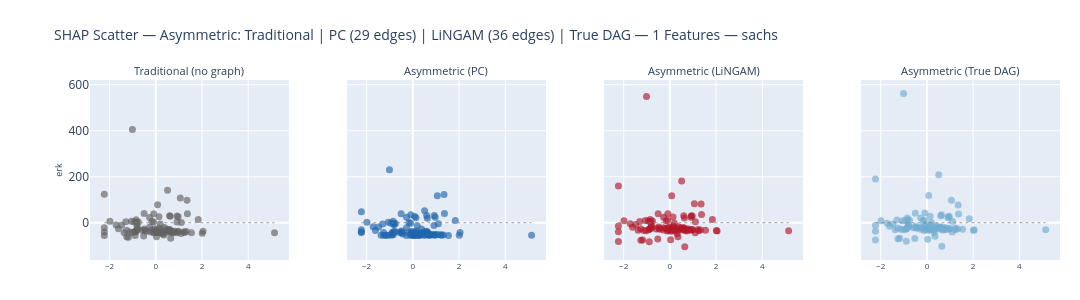

The cell this chart's notebook holds for it:
### Code cell
fig_scatter = plot_shap_scatter_pc_vs_lingam(
    shap_data, feature_names, scratch_rank, top_features, x_test,
    pc_edges, lingam_edges, DATASET, N_TOP_FEATURES,
    method = "Asymmetric",
    features=HIGHLIGHT_FEATURES,
)
